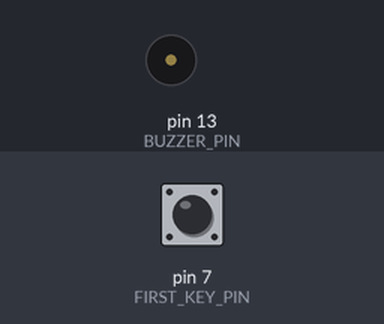
The sketch below on a simulated Arduino Uno, built with avr-gcc and run on an emulated ATmega328P. On the bench: buzzer (waves = sounding). Inputs (shaded band) come from the test bench; at power-on: pin 7 (FIRST_KEY_PIN) HIGH.

Above: at 1.2 s.
1.3 s: pin 7 (FIRST_KEY_PIN) pulled LOW for 0.15 s
At 3.9 s:
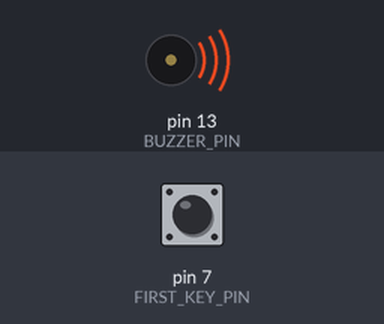
Timing chart, 0 to 10.4 s (numbered marks = the images above; inputs shaded):
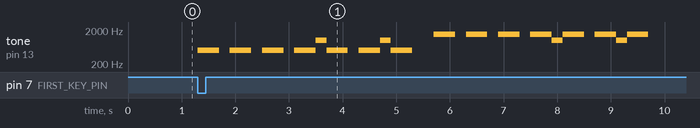

The sketch:

sketch_imperior_march.ino
```cpp
#define BUZZER_PIN     13
#define FIRST_KEY_PIN  7
#define KEY_COUNT      3
#define FREQ_MIN  500
#define FREQ_MUL 500

void setup() {
  pinMode(BUZZER_PIN, OUTPUT);
}

void loop() {
  /*for(int i = 0; i < KEY_COUNT; ++i){
    int keyPin = i + FIRST_KEY_PIN;

    boolean keyUp = digitalRead(keyPin);

    if(!keyUp){
      int frequency = 500 + i * 500;

      tone(BUZZER_PIN, frequency, 20);
    }
  }*/
  int frequency = 0;
  boolean keyUp = digitalRead(FIRST_KEY_PIN);
  if(!keyUp){
    // 1 ****************************
    buzzer(0,400,600);
    buzzer(0,400,600);
    buzzer(0,400,600);

    // 2 ****************************
    buzzer(0,400,400);
    buzzer(1,200,200);
    buzzer(0,400,600);
    buzzer(0,400,400);
    buzzer(1,200,200);
    buzzer(0,400,800);

    // 3 ****************************
    buzzer(2,400,600);
    buzzer(2,400,600);
    buzzer(2,400,600);

    // 4 ****************************
    buzzer(2,400,400);
    buzzer(1,200,200);
    buzzer(2,400,600);
    buzzer(2,400,400);
    buzzer(1,200,200);
    buzzer(2,400,800);

  }
}

void buzzer(int tn, int len, int pause){
  int frequency = FREQ_MIN + tn * FREQ_MUL;
  tone(BUZZER_PIN, frequency, len);
  delay(pause);
}
```

Measured:
- after the input at 1.3 s, tone on pin 13 (BUZZER_PIN): plays 500 Hz for 0.40 s, 500 Hz for 0.40 s, 500 Hz for 0.40 s, 500 Hz for 0.40 s, 1000 Hz for 0.20 s, 500 Hz for 0.40 s … (18 notes in this stretch), starting at once
